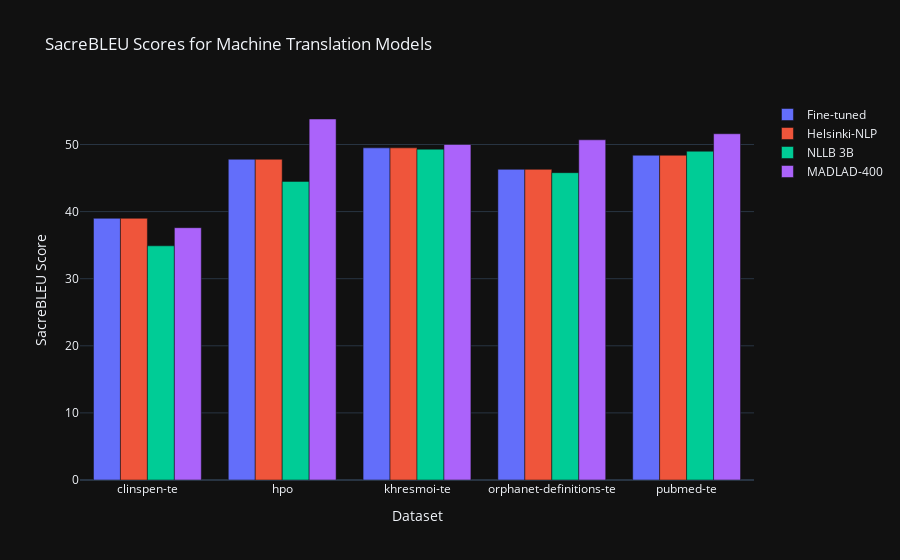

The code cell stored with this chart in its notebook:
### Code cell
sacrebleu_results = pd.DataFrame([['clinspen-te', 39.0, 39.0, 34.9, 37.6],
                                  ['hpo', 47.8, 47.8, 44.5, 53.8],
                                  ['khresmoi-te', 49.5, 49.5, 49.3, 50.0],
                                  ['orphanet-definitions-te', 46.3, 46.3, 45.8, 50.7],
                                  ['pubmed-te', 48.4, 48.4, 49.0, 51.6]],
                                 columns=['Dataset', 'Fine-tuned', 'Helsinki-NLP', 'NLLB 3B', 'MADLAD-400'])

plot_sacrebleu_bar_chart(sacrebleu_results)

### Figure 1 — Plotly figure (JSON) as saved in the notebook; plotly's stock layout.template omitted (floating-point values rounded to 4 significant figures)
{"data": [{"name": "Fine-tuned", "x": ["clinspen-te", "hpo", "khresmoi-te", "orphanet-definitions-te", "pubmed-te"], "y": [39.0, 47.8, 49.5, 46.3, 48.4], "type": "bar"}, {"name": "Helsinki-NLP", "x": ["clinspen-te", "hpo", "khresmoi-te", "orphanet-definitions-te", "pubmed-te"], "y": [39.0, 47.8, 49.5, 46.3, 48.4], "type": "bar"}, {"name": "NLLB 3B", "x": ["clinspen-te", "hpo", "khresmoi-te", "orphanet-definitions-te", "pubmed-te"], "y": [34.9, 44.5, 49.3, 45.8, 49.0], "type": "bar"}, {"name": "MADLAD-400", "x": ["clinspen-te", "hpo", "khresmoi-te", "orphanet-definitions-te", "pubmed-te"], "y": [37.6, 53.8, 50.0, 50.7, 51.6], "type": "bar"}], "layout": {"barmode": "group", "title": {"text": "SacreBLEU Scores for Machine Translation Models"}, "xaxis": {"title": {"text": "Dataset"}}, "yaxis": {"title": {"text": "SacreBLEU Score"}}}}
